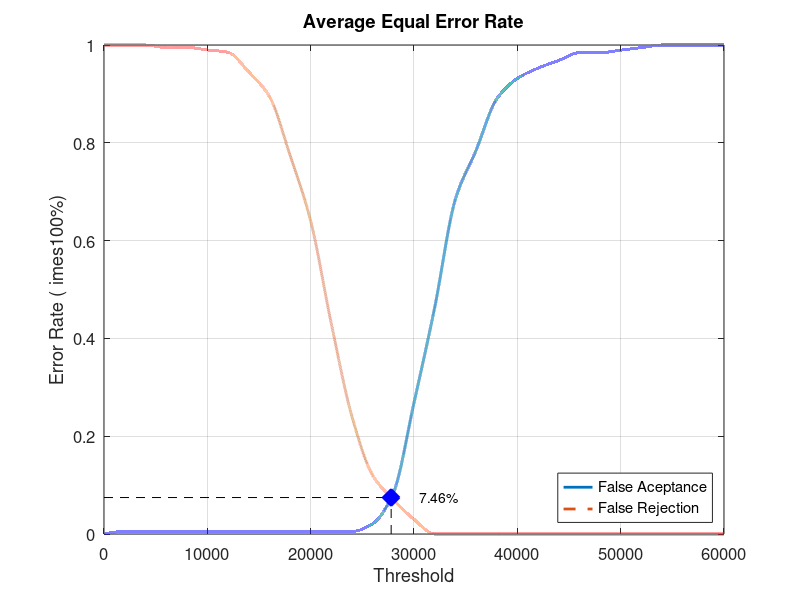
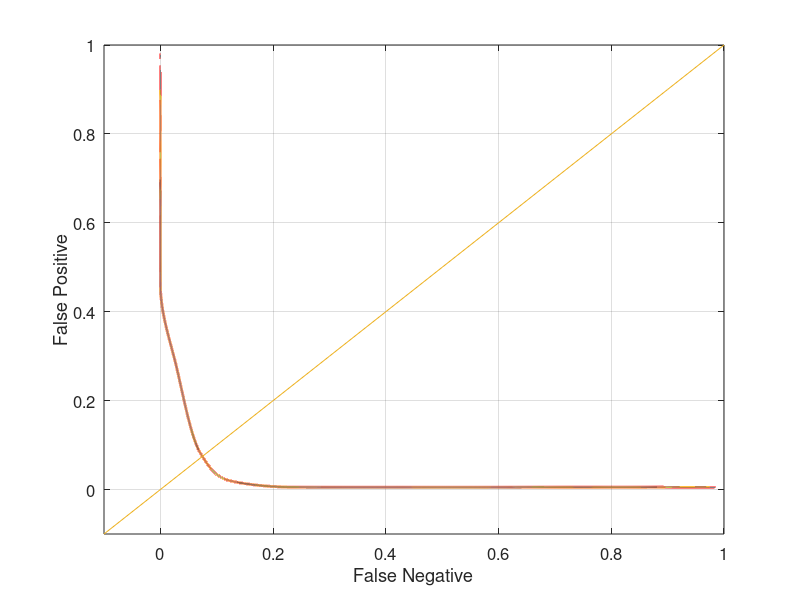

MATLAB code for these plots, in order:
close all;
clear;
clc;
x = 0:2000:60000;
xq = 0:0.5:60000;

y0 = [0 0.00526316 0.00526316 0.00526316 0.00526316 0.00526316 0.00526316 0.00526316 0.00526316 0.00526316 0.00526316 0.00526316 0.00526316 0.0210526 0.0842105 0.268421 0.463158 0.684211 0.784211 0.889474 0.931579 0.952632 0.968421 0.984211 0.984211 0.989474 0.994737 1 1 1 1]
yy0 = interp1(x, y0, xq, 'pchip');
y1 = [1 1 1 0.995 0.995 0.99 0.985 0.945 0.895 0.775 0.64 0.43 0.24 0.12 0.07 0.03 0 0 0 0 0 0 0 0 0 0 0 0 0 0 0]
yy1 = interp1(x, y1, xq, 'pchip');

% Calculating EER: 
y2 = abs(y0 - y1);
find(y2 == min(y2))
yy2 = abs(yy0 - yy1);
xEER = find(yy2 == min(yy2));
xEERIndex = xq(xEER) % X-axis EER
yEER = yy0(xEER) % Y-axis EER

main = figure
plot(xq, yy0,'-','LineWidth', 2);	hold on
plot(xq, yy1,'--','LineWidth', 2);	hold on
plot([xEERIndex xEERIndex], [0 yEER], 'k--');	hold on
plot([0 xEERIndex], [yEER yEER], 'k--');	hold on
plot(xEERIndex, yEER, 'bx', 'LineWidth', 10);	hold on
text(xEERIndex + 10 * xEERIndex / 100, yEER, [num2str(round((10000 * yEER)) / 100) '%'])
legend('False Aceptance', 'False Rejection', 'Location', 'SouthEast')
xlabel('Threshold')
ylabel('Error Rate (	imes100%)')
title('Average Equal Error Rate')
set(gca, 'FontSize', 12)
axis([0 60000 0 1])
grid on

print(main, 'Database4_3Main', '-dpng');
FNRxFPR = figure('Color', [1 1 1]);
plot(yy1, yy0, '-', yy1, yy0, 'LineWidth', 2);
hold on
y = -0.1:0.1:1
plot(y, y); 
set(gca, 'FontSize', 12)
xlabel('False Negative')
ylabel('False Positive')
axis([-0.1 1 -0.1 1])
set(gca, 'FontSize', 12)
grid on

print(FNRxFPR, 'Database4_3FNRxFPR','-dpng');
